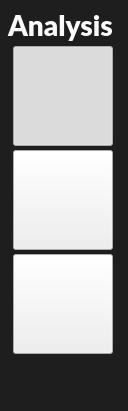
                            <widget class="QFrame" name="AnalysisTypeContextsFrame">
                             <property name="sizePolicy">
                              <sizepolicy hsizetype="Maximum" vsizetype="Preferred">
                               <horstretch>0</horstretch>
                               <verstretch>0</verstretch>
                              </sizepolicy>
                             </property>
                             <property name="maximumSize">
                              <size>
                               <width>128</width>
                               <height>16777215</height>
                              </size>
                             </property>
                             <property name="styleSheet">
                              <string notr="true">QFrame{
padding:0px;  
font-size: 28px;  
border-radius: 15px;
border-width: 0px;  
border-style: solid;
border-color: rgb(0,0,0);
background-color: rgb(30, 30, 30);
color: rgb(255, 255, 255);
}</string>
                             </property>
                             <property name="frameShape">
                              <enum>QFrame::StyledPanel</enum>
                             </property>
                             <property name="frameShadow">
                              <enum>QFrame::Raised</enum>
                             </property>
                             <layout class="QGridLayout" name="gridLayout_8">
                              <property name="leftMargin">
                               <number>5</number>
                              </property>
                              <property name="topMargin">
                               <number>8</number>
                              </property>
                              <property name="rightMargin">
                               <number>0</number>
                              </property>
                              <property name="bottomMargin">
                               <number>17</number>
                              </property>
                              <property name="spacing">
                               <number>4</number>
                              </property>
                              <item row="3" column="1">
                               <widget class="QPushButton" name="btn_coloc_analysis">
                                <property name="sizePolicy">
                                 <sizepolicy hsizetype="Preferred" vsizetype="Preferred">
                                  <horstretch>0</horstretch>
                                  <verstretch>0</verstretch>
                                 </sizepolicy>
                                </property>
                                <property name="minimumSize">
                                 <size>
                                  <width>100</width>
                                  <height>100</height>
                                 </size>
                                </property>
                                <property name="maximumSize">
                                 <size>
                                  <width>155</width>
                                  <height>155</height>
                                 </size>
                                </property>
                                <property name="text">
                                 <string/>
                                </property>
                                <property name="checkable">
                                 <bool>true</bool>
                                </property>
                                <property name="autoExclusive">
                                 <bool>true</bool>
                                </property>
                               </widget>
                              </item>
                              <item row="0" column="0" colspan="4">
                               <widget class="QLabel" name="pg_2_PlotParameteres_label_3">
                                <property name="sizePolicy">
                                 <sizepolicy hsizetype="Minimum" vsizetype="Fixed">
                                  <horstretch>0</horstretch>
                                  <verstretch>0</verstretch>
                                 </sizepolicy>
                                </property>
                                <property name="font">
                                 <font>
                                  <family>Lato Black</family>
                                  <pointsize>-1</pointsize>
                                  <weight>50</weight>
                                  <italic>false</italic>
                                  <bold>false</bold>
                                 </font>
                                </property>
                                <property name="styleSheet">
                                 <string notr="true">color: rgb(250,250,250);
border-radius:10px;
margin-right:10px;
margin-left:0px;</string>
                                </property>
                                <property name="text">
                                 <string>Analysis</string>
                                </property>
                                <property name="alignment">
                                 <set>Qt::AlignLeading|Qt::AlignLeft|Qt::AlignVCenter</set>
                                </property>
                                <property name="indent">
                                 <number>3</number>
                                </property>
                               </widget>
                              </item>
                              <item row="4" column="1">
                               <spacer name="verticalSpacer">
                                <property name="orientation">
                                 <enum>Qt::Vertical</enum>
                                </property>
                                <property name="sizeHint" stdset="0">
                                 <size>
                                  <width>20</width>
                                  <height>40</height>
                                 </size>
                                </property>
                               </spacer>
                              </item>
                              <item row="2" column="1">
                               <widget class="QPushButton" name="btn_particle_analysis">
                                <property name="sizePolicy">
                                 <sizepolicy hsizetype="Preferred" vsizetype="Preferred">
                                  <horstretch>0</horstretch>
                                  <verstretch>0</verstretch>
                                 </sizepolicy>
                                </property>
                                <property name="minimumSize">
                                 <size>
                                  <width>100</width>
                                  <height>100</height>
                                 </size>
                                </property>
                                <property name="maximumSize">
                                 <size>
                                  <width>100</width>
                                  <height>100</height>
                                 </size>
                                </property>
                                <property name="text">
                                 <string/>
                                </property>
                                <property name="checkable">
                                 <bool>true</bool>
                                </property>
                                <property name="autoExclusive">
                                 <bool>true</bool>
                                </property>
                               </widget>
                              </item>
                              <item row="1" column="1" colspan="2">
                               <widget class="QPushButton" name="btn_intensity_analysis">
                                <property name="sizePolicy">
                                 <sizepolicy hsizetype="Preferred" vsizetype="Preferred">
                                  <horstretch>0</horstretch>
                                  <verstretch>0</verstretch>
                                 </sizepolicy>
                                </property>
                                <property name="minimumSize">
                                 <size>
                                  <width>100</width>
                                  <height>100</height>
                                 </size>
                                </property>
                                <property name="maximumSize">
                                 <size>
                                  <width>100</width>
                                  <height>100</height>
                                 </size>
                                </property>
                                <property name="text">
                                 <string/>
                                </property>
                                <property name="checkable">
                                 <bool>true</bool>
                                </property>
                                <property name="checked">
                                 <bool>true</bool>
                                </property>
                                <property name="autoExclusive">
                                 <bool>true</bool>
                                </property>
                               </widget>
                              </item>
                             </layout>
                            </widget>
